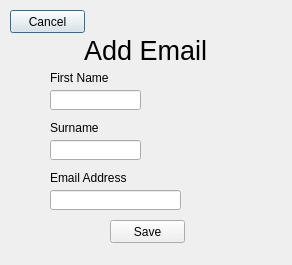
<?xml version="1.0" encoding="UTF-8"?>
<ui version="4.0">
 <class>People_Email_Add</class>
 <widget class="QDialog" name="People_Email_Add">
  <property name="geometry">
   <rect>
    <x>0</x>
    <y>0</y>
    <width>292</width>
    <height>265</height>
   </rect>
  </property>
  <property name="windowTitle">
   <string>Add Email</string>
  </property>
  <widget class="QPushButton" name="AddEmail_CancelButton">
   <property name="geometry">
    <rect>
     <x>10</x>
     <y>10</y>
     <width>75</width>
     <height>23</height>
    </rect>
   </property>
   <property name="text">
    <string>Cancel</string>
   </property>
  </widget>
  <widget class="QLineEdit" name="AddEmail_FirstNameBox">
   <property name="geometry">
    <rect>
     <x>50</x>
     <y>90</y>
     <width>91</width>
     <height>20</height>
    </rect>
   </property>
   <property name="text">
    <string/>
   </property>
  </widget>
  <widget class="QLineEdit" name="AddEmail_SurnameBox">
   <property name="geometry">
    <rect>
     <x>50</x>
     <y>140</y>
     <width>91</width>
     <height>20</height>
    </rect>
   </property>
   <property name="text">
    <string/>
   </property>
  </widget>
  <widget class="QLineEdit" name="AddEmail_EmailBox">
   <property name="geometry">
    <rect>
     <x>50</x>
     <y>190</y>
     <width>131</width>
     <height>20</height>
    </rect>
   </property>
   <property name="text">
    <string/>
   </property>
  </widget>
  <widget class="QLabel" name="AddEmail_FirstNameText">
   <property name="geometry">
    <rect>
     <x>50</x>
     <y>70</y>
     <width>161</width>
     <height>16</height>
    </rect>
   </property>
   <property name="text">
    <string>First Name</string>
   </property>
  </widget>
  <widget class="QLabel" name="AddEmail_SurnameText">
   <property name="geometry">
    <rect>
     <x>50</x>
     <y>120</y>
     <width>161</width>
     <height>16</height>
    </rect>
   </property>
   <property name="text">
    <string>Surname</string>
   </property>
  </widget>
  <widget class="QLabel" name="AddEmail_EmailText">
   <property name="geometry">
    <rect>
     <x>50</x>
     <y>170</y>
     <width>161</width>
     <height>16</height>
    </rect>
   </property>
   <property name="text">
    <string>Email Address</string>
   </property>
  </widget>
  <widget class="QPushButton" name="AddSong_SaveButton">
   <property name="geometry">
    <rect>
     <x>110</x>
     <y>220</y>
     <width>75</width>
     <height>23</height>
    </rect>
   </property>
   <property name="text">
    <string>Save</string>
   </property>
  </widget>
  <widget class="QLabel" name="Albums_MainMenuText">
   <property name="geometry">
    <rect>
     <x>0</x>
     <y>40</y>
     <width>291</width>
     <height>20</height>
    </rect>
   </property>
   <property name="font">
    <font>
     <pointsize>20</pointsize>
    </font>
   </property>
   <property name="text">
    <string>Add Email</string>
   </property>
   <property name="alignment">
    <set>Qt::AlignCenter</set>
   </property>
  </widget>
 </widget>
 <resources/>
 <connections>
  <connection>
   <sender>AddEmail_CancelButton</sender>
   <signal>clicked()</signal>
   <receiver>People_Email_Add</receiver>
   <slot>BackButton()</slot>
   <hints>
    <hint type="sourcelabel">
     <x>49</x>
     <y>17</y>
    </hint>
    <hint type="destinationlabel">
     <x>80</x>
     <y>264</y>
    </hint>
   </hints>
  </connection>
  <connection>
   <sender>AddSong_SaveButton</sender>
   <signal>clicked()</signal>
   <receiver>People_Email_Add</receiver>
   <slot>AddEmail()</slot>
   <hints>
    <hint type="sourcelabel">
     <x>155</x>
     <y>229</y>
    </hint>
    <hint type="destinationlabel">
     <x>257</x>
     <y>264</y>
    </hint>
   </hints>
  </connection>
 </connections>
 <slots>
  <slot>BackButton()</slot>
  <slot>AddEmail()</slot>
 </slots>
</ui>
